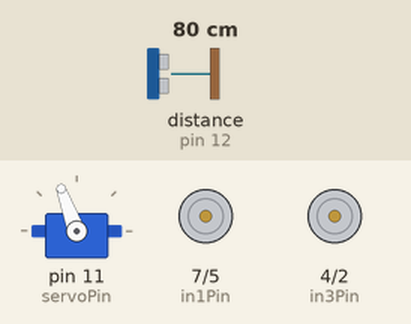
This sketch was run on a simulated Arduino Uno, built with avr-gcc and run on an emulated ATmega328P. Shown: servo, motor-driver pin pairs drawn as motors (green arrow = first pin HIGH = forward, orange = second pin HIGH = backward, longer = more drive, scaled by the enable pin). Wiring (inferred from the names in the program): ultrasonic range finder: trigger pin 13; echo pin 12. The inputs (shaded band) are chosen by the test bench; at power-on: distance to the obstacle (sensor on pin 12) 80 cm. The echo pulse lasts 58.3 µs per cm.

Above: at 4.7 s.
6.1 s: distance to the obstacle (sensor on pin 12) set to 33 cm
9.1 s: distance to the obstacle (sensor on pin 12) set to 28 cm
At 10.0 s:
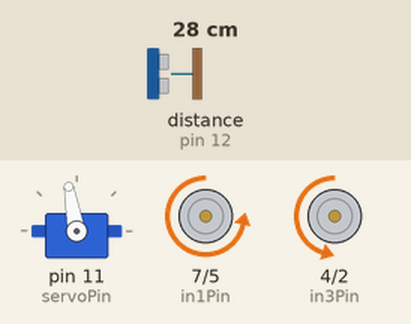
12.1 s: distance to the obstacle (sensor on pin 12) set to 35 cm
At 12.7 s:
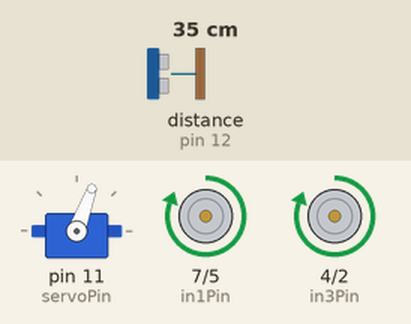
15.1 s: distance to the obstacle (sensor on pin 12) set to 2 cm
At 15.6 s:
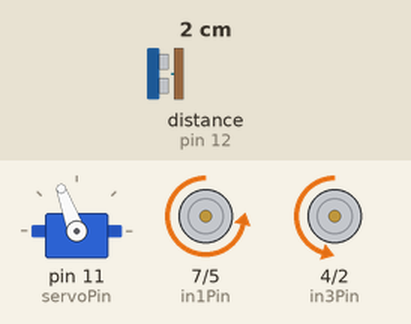
Timing chart, 0 to 19.1 s (numbered marks = the images above; inputs shaded):
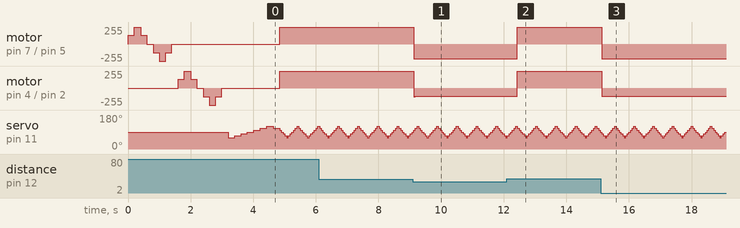

Measured:
- the behaviour switches between 31 and 30 cm on distance to the obstacle (sensor on pin 12) (found by bisection; images 0 and 1)
- after the input at 9.1 s, motor on pin 7 (in1Pin) / pin 5 (in2Pin): forward 255/255 → backward 220/255 at once; motor on pin 4 (in3Pin) / pin 2 (in4Pin): forward 255/255 → backward 120/255 at once
- after the input at 12.1 s, motor on pin 7 (in1Pin) / pin 5 (in2Pin): backward 220/255 → forward 255/255 after 0.34 s; motor on pin 4 (in3Pin) / pin 2 (in4Pin): backward 120/255 → forward 255/255 after 0.34 s
- after the input at 15.1 s, motor on pin 7 (in1Pin) / pin 5 (in2Pin): forward 255/255 → backward 220/255 at once; motor on pin 4 (in3Pin) / pin 2 (in4Pin): forward 255/255 → backward 120/255 at once
- by itself, servo on pin 11 (servoPin): repeats every 0.61 s: 70° 0.05 s, 60° 0.05 s, 70° 0.05 s, 80° 0.05 s, 90° 0.05 s, 100° 0.05 s, 110° 0.05 s, 120° 0.05 s, 110° 0.05 s, 100° 0.05 s, 90° 0.05 s, 80° 0.05 s

The sketch:

robot_car.ino
```cpp
#include <Servo.h>

#define NUM_ANGLES 7

Servo servo;

unsigned char sensorAngle[NUM_ANGLES] = {60, 70, 80, 90, 100, 110, 120};
unsigned int distance[NUM_ANGLES];

/* Ultrasonic Module pins */
const int trigPin = 13;
const int echoPin = 12;

/* Servo motor pins */
const int servoPin = 11;

/* Left motor control */
const int enAPin = 6; // PWD speed control
const int in1Pin = 7; // Direction 1
const int in2Pin = 5; // Direction 2

/* Right motor control */
const int enBPin = 3; // PWD speed control
const int in3Pin = 4; // Direction 1
const int in4Pin = 2; // Direction 2

enum Motor {LEFT, RIGHT};

// Set motor speed: 255 full ahead, −255 full reverse , 0 stop
void go(enum Motor m, int speed) {
  digitalWrite(m == LEFT ? in1Pin : in3Pin, speed > 0 ? HIGH : LOW);
  digitalWrite(m == LEFT ? in2Pin : in4Pin, speed <= 0 ? HIGH : LOW);
  analogWrite(m == LEFT ? enAPin : enBPin, speed < 0 ? -speed : speed);
}

void testMotors() {
  static int speed[8] = {128, 255, 128, 0, -128, -255, -128, 0};

  go(RIGHT, 0);

  for (unsigned char i = 0; i < 8; i++ )
    go(LEFT, speed[i]), delay(200);

  for (unsigned char i = 0; i < 8; i++ )
    go(RIGHT, speed[i]), delay(200);
}

double readDistance() {
  digitalWrite(trigPin, HIGH);
  delayMicroseconds(10);
  digitalWrite(trigPin, LOW);

  unsigned long period = pulseIn(echoPin, HIGH);

  return period * 343 / 2000;
}

void readNextDistance() {
  static unsigned char angleIndex = 0;
  static signed char step = 1;

  distance[angleIndex] = readDistance();
  angleIndex += step;

  if (angleIndex == NUM_ANGLES - 1) step = -1;
  else if (angleIndex == 0) step = 1;

  servo.write(sensorAngle[angleIndex]);
}

void setup() {

 /* Ultrasonic Module pins */
 pinMode(trigPin, OUTPUT);
 pinMode(echoPin, INPUT);
 digitalWrite(trigPin, LOW);

 /* Left motor control */
 pinMode(enAPin, OUTPUT);
 pinMode(in1Pin, OUTPUT);
 pinMode(in2Pin, OUTPUT);

 /* Right motor control */
 pinMode(enBPin, OUTPUT);
 pinMode(in3Pin, OUTPUT);
 pinMode(in4Pin, OUTPUT);

 servo.attach(servoPin);
 servo.write(90);

 go(LEFT, 0);
 go(RIGHT, 0);

 testMotors();

 servo.write(sensorAngle[0]);
 delay(200);

 for (unsigned char i = 0; i < NUM_ANGLES; i++) {
   readNextDistance();
   delay(200);
 }
}

void loop() {
 readNextDistance();

 unsigned char tooClose = 0;
 for (unsigned char i = 0; i < NUM_ANGLES; i++) {
   if (distance[i] < 300) {
     tooClose = 1;
   }
   if (tooClose) {
     go(LEFT, -220);
     go(RIGHT, -120);
   }
   else {
     go(LEFT, 255);
     go(RIGHT, 255);
   }
 }

 delay (50);
}
```
